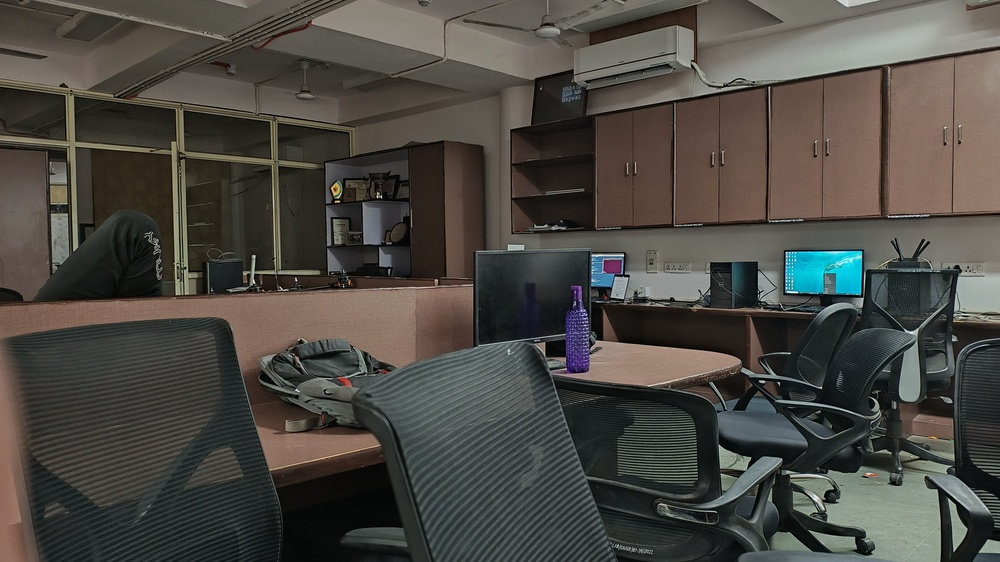
#> input picture ICUAS/Midas/1.jpeg, 1000 x 562 px, shrunk from 4096 x 2304 before the run
$ python -i Seg.py   (imports and definitions only)
#> lines starting #> are read from the running program, lines starting #| are printed output that depends on the picture; after the words box and inside, x2 and y2 are one past the last pixel; in counts of white or black regions, pixels touching at a corner belong together
import cv2
import numpy as np
import os
from tqdm import tqdm
from PIL import Image
import webcolors

def create_color_masks(image_path):
    # Load the image
#> called with image_path = 'Midas/1.jpeg'
    image = cv2.imread(image_path)
#> image is the input picture: shape (562, 1000, 3); mean B, G, R 67.8, 73.4, 76

    # Convert the image to RGB
    image = cv2.cvtColor(image, cv2.COLOR_BGR2RGB)

    # Reshape the image to be a simple list of RGB pixels
    pixels = image.reshape(-1, 3)

    # Convert to floating point
    pixels = np.float32(pixels)

    # Define criteria and apply kmeans()
    criteria = (cv2.TERM_CRITERIA_EPS + cv2.TERM_CRITERIA_MAX_ITER, 100, 0.2)

    K = 10  # Number of clusters
    _, labels, centers = cv2.kmeans(pixels, K, None, criteria, 10, cv2.KMEANS_RANDOM_CENTERS)
#> centers = [[16.27, 17.43, 15.6], [106.9, 101.4, 94.65], [158.8, 166, 158.4], [19.81, 184.9, 209.1], [134, 114.9, 102.1], [140.6, 138.6, 128.7], [71.93, 67.49, 62.36], [35.5, 35.32, 31.76], [51.71, 51.94, 48.53], [89.64, 84.18, 77.88]]

    # Convert back to 8 bit values
    centers = np.uint8(centers)
#> centers = [[16, 17, 15], [106, 101, 94], [158, 166, 158], [19, 184, 209], [133, 114, 102], [140, 138, 128], [71, 67, 62], [35, 35, 31], [51, 51, 48], [89, 84, 77]]

    # Map the labels to the centers
    segmented_image = centers[labels.flatten()]

    # Reshape back to the original image
    segmented_image = segmented_image.reshape(image.shape)

    # Get the colors at the center of the image
    center_colors = segmented_image.reshape(-1, 3)

    # Get the most common colors
    unique_colors, counts = np.unique(center_colors, return_counts=True, axis=0)
#> unique_colors = [[16, 17, 15], [19, 184, 209], [35, 35, 31], [51, 51, 48], [71, 67, 62], [89, 84, 77], [106, 101, 94], [133, 114, 102], [140, 138, 128], [158, 166, 158]]; counts = [60230, 2894, 99981, 83041, 66957, 78049, 59231, 55866, 35531, 20220]
    most_common_colors = unique_colors[np.argsort(-counts)][:10]
#> most_common_colors = [[35, 35, 31], [51, 51, 48], [89, 84, 77], [71, 67, 62], [16, 17, 15], [106, 101, 94], [133, 114, 102], [140, 138, 128], [158, 166, 158], [19, 184, 209]]

    masks = []
    for color in most_common_colors:
        lower = np.array(color, dtype="uint8")
        upper = np.array(color, dtype="uint8")
        mask = cv2.inRange(segmented_image, lower, upper)
        masks.append(mask)
#> this loop made 10 passes
#> pass 1, in create_color_masks, `mask = cv2.inRange(segmented_image, lower, upper)`:
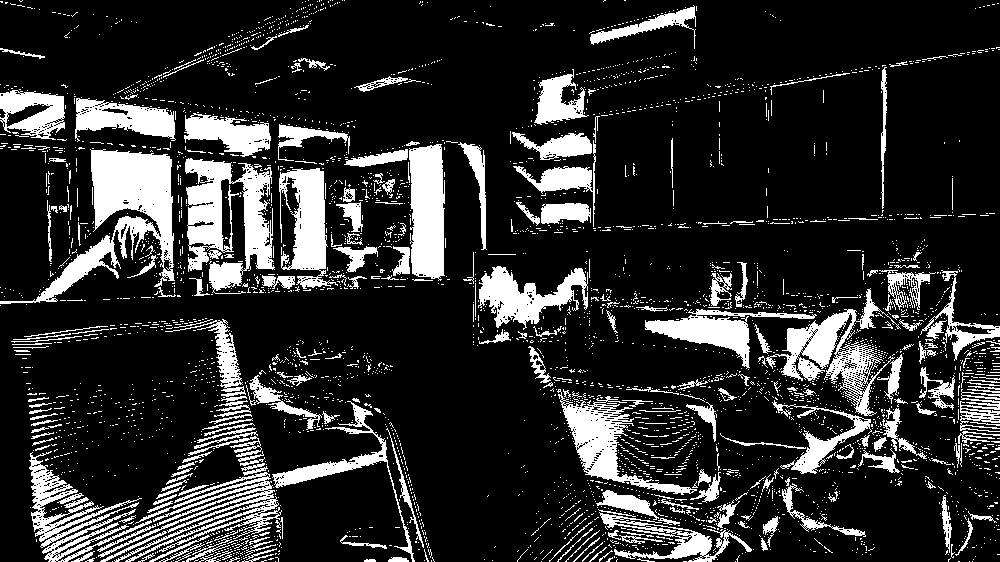
#> mask: shape (562, 1000); 17.8% white; 3873 white regions (3603 under 20 px), largest, box (x1, y1, x2, y2) and area: (0, 149, 175, 304) 8083, (185, 158, 275, 294) 6422, (766, 288, 901, 416) 4631
#> pass 2, in create_color_masks, `mask = cv2.inRange(segmented_image, lower, upper)`:
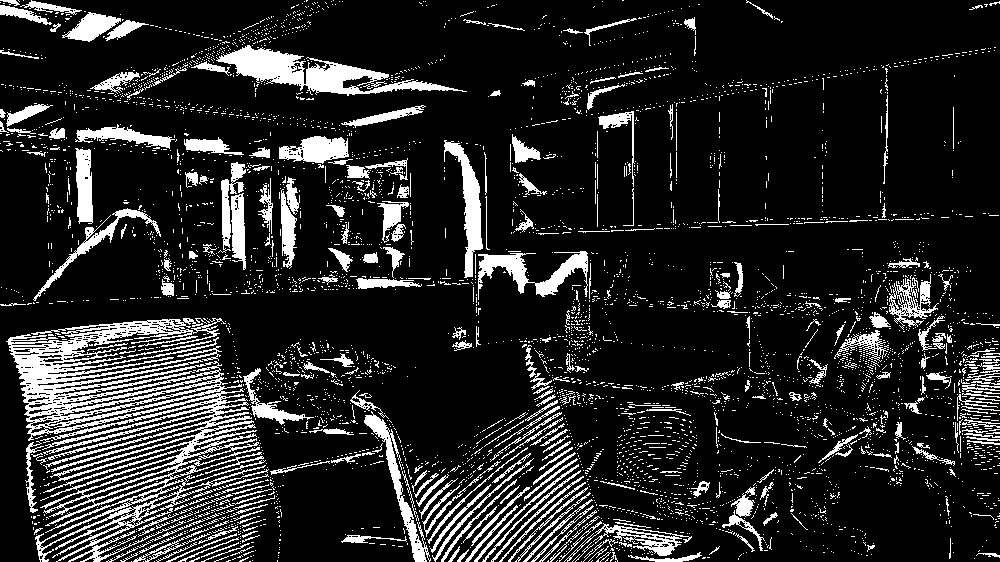
#> mask: shape (562, 1000); 14.8% white; 4741 white regions (4391 under 20 px), largest, box (x1, y1, x2, y2) and area: (6, 318, 269, 562) 20675, (216, 45, 467, 96) 4292, (478, 251, 588, 300) 1956
#> pass 3, in create_color_masks, `mask = cv2.inRange(segmented_image, lower, upper)`:
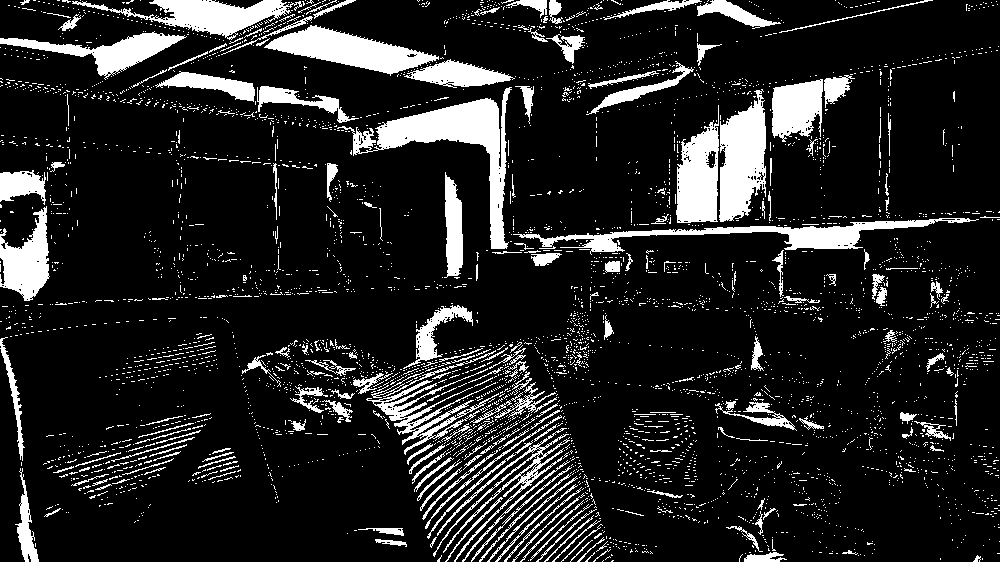
#> mask: shape (562, 1000); 13.9% white; 4333 white regions (4094 under 20 px), largest, box (x1, y1, x2, y2) and area: (337, 87, 512, 249) 6219, (719, 89, 766, 222) 4293, (264, 25, 439, 76) 4032
#> after the loop, masks = 10 items

    return masks, most_common_colors

# [66 lines left out: functions closest_color, is_color_at_edges, denoise_mask, main, not called in this run]


# [4 lines not run here, left out]

>>> result = create_color_masks('Midas/1.jpeg')
